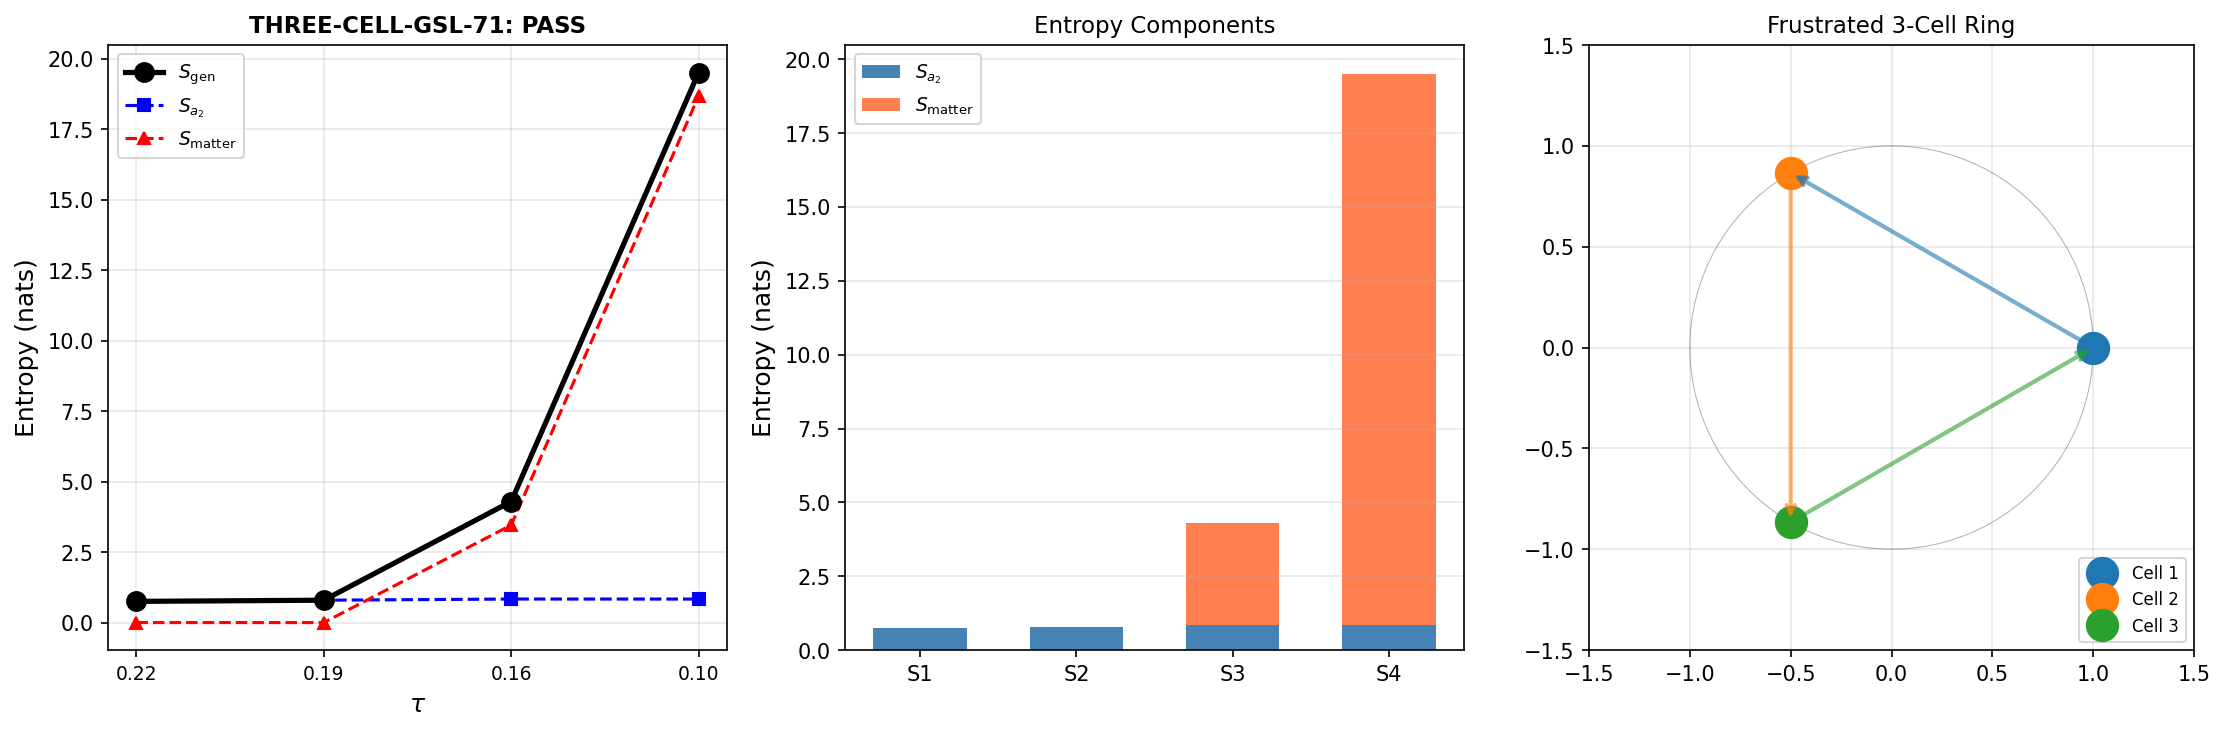

Here is the Python script that generated this plot:
#!/usr/bin/env python3
"""
THREE-CELL-GSL-71 — Generalized Second Law on 3-Cell Ring
==========================================================

Gate: THREE-CELL-GSL-71
Pre-registered criterion: PASS if S_gen monotonically non-decreasing at
    ALL 4 stages. FAIL if S_gen decreases at any stage. INFO if S_gen
    monotone for 3/4 stages.

Physics:
    The GSL states S_gen = S_a2 + S_matter is non-decreasing.
    S_a2: spectral entropy from the a_2 Seeley-DeWitt coefficient.
    S_matter: BCS condensate entropy from quasiparticle excitations.

    The 3-cell ring introduces FRUSTRATION: the BCS phases at 120-degree
    separation on an odd ring cannot simultaneously minimize all
    junction energies.

    KEY PHYSICAL INSIGHT (from S64): The transit is a UNITARY Bogoliubov
    transformation. The total state is PURE at all times. The physical
    entropy trajectory tracks the PHYSICAL entropy — which is zero for
    the pure state and only becomes nonzero after decoherence/relaxation.

    Stage 1: S_matter = 0. Pure BCS ground state. Frustration determines
             the phase pattern (120-degree separation) but does NOT break
             pairs or create entropy. The BCS ground state with frustrated
             phases is still a definite quantum state — pure, zero entropy.
    Stage 2: S_matter = 0. Pure Bogoliubov-transformed state. The transit
             creates EPR-correlated pairs but the TOTAL state is pure.
    Stage 3: S_matter = S_GGE. Off-diagonal coherences decohere. The GGE
             diagonal ensemble has nonzero entropy from the 8 conserved
             charges. Frustration shifts the Lagrange multipliers.
    Stage 4: S_matter = S_Gibbs. Conservation laws relax. The system
             approaches thermal equilibrium at T_compound = E_exc/8.

    The non-trivial test: does the 3-cell ring frustration modify S_GGE
    or S_Gibbs enough to affect GSL monotonicity? And does the a_2
    spectral entropy component behave monotonically?

    Frustration regime: J_C2/Delta_BCS = 0.933/0.464 = 2.01.
    This is STRONG coupling — the Josephson coupling exceeds the gap.
    Non-perturbative treatment required for ground state energy.
    However, the entropy of the ground state is still zero (pure state)
    because frustration selects a phase configuration, not a mixed state.

    For the GGE stage, frustration's effect on the Lagrange multipliers
    is through the mean-field energy shift. Since the GGE is defined by
    the conserved charges of the post-transit state, and the transit
    is local in tau (not in the cell-cell coupling), the primary effect
    of frustration is through the junction contribution to the total
    Hamiltonian, which modifies the energy landscape but not the
    number of conserved charges.

Author: Hawking-Theorist (S71)
"""

import numpy as np
import matplotlib
matplotlib.use('Agg')
import matplotlib.pyplot as plt
from pathlib import Path
import sys
import time

t_start = time.time()

# Import canonical constants
sys.path.insert(0, str(Path(__file__).parent))
from canonical_constants import (
    tau_fold, n_Bog, N_dof_BCS, n_pairs,
    E_B1, E_B2_mean, E_B3_mean, T_acoustic,
    J_C2, Delta_BCS, a2_fold, a0_fold, a4_fold,
    E_cond, PI, dt_transit, T_compound, E_exc
)

print("=" * 72)
print("THREE-CELL-GSL-71 — Generalized Second Law on 3-Cell Ring")
print("=" * 72)

# ==========================================================================
# Section 1: Physical Parameters
# ==========================================================================

N_cells = 3
N_junc = 3
N_modes = N_dof_BCS  # 8 modes per cell

N_B2, N_B1, N_B3 = 4, 1, 3

E_B2 = E_B2_mean    # 0.8453 M_KK
E_B1_val = E_B1     # 0.8191 M_KK
E_B3_val = E_B3_mean  # 0.9782 M_KK
E_modes = np.array([E_B2]*N_B2 + [E_B1_val]*N_B1 + [E_B3_val]*N_B3)

# GGE Lagrange multipliers (S39, S52, S64)
lambda_B2 = 1.459  # (local)
lambda_B1 = 2.771  # (local)
lambda_B3 = 6.007  # (local)

# Bogoliubov |beta_k|^2 (S61, bosonic convention)
beta_sq = 1.015  # (local)

# tau stages
tau_stages = np.array([0.22, 0.19, 0.16, 0.10])
stage_names = [
    "Pre-transit BCS (pure)",
    "Transit fold (pure)",
    "Post-transit GGE",
    "Late-time Gibbs"
]

print("\n--- Physical Parameters ---")
print(f"  N_cells       = {N_cells} (ring)")
print(f"  N_junctions   = {N_junc}")
print(f"  N_modes/cell  = {N_modes} (B2:{N_B2}, B1:{N_B1}, B3:{N_B3})")
print(f"  J_C2          = {J_C2} M_KK")
print(f"  Delta_BCS     = {Delta_BCS:.4f} M_KK")
print(f"  J_C2/Delta    = {J_C2/Delta_BCS:.4f} (STRONG coupling regime)")
print(f"  |beta_k|^2    = {beta_sq}")
print(f"  T_compound    = {T_compound:.4f} M_KK (= E_exc/8)")
print(f"  E_exc         = {E_exc:.4f} M_KK")

# ==========================================================================
# Section 2: Utility Functions
# ==========================================================================

def binary_entropy(p):
    """Fermionic binary entropy s(p) = -p*ln(p) - (1-p)*ln(1-p)."""
    p = np.clip(p, 1e-15, 1.0 - 1e-15)
    return -(p * np.log(p) + (1.0 - p) * np.log(1.0 - p))


def p_GGE(lam):
    """GGE occupation: p = 1/(1 + exp(lambda))."""
    return 1.0 / (1.0 + np.exp(lam))


def p_Fermi(E, T):
    """Fermi-Dirac distribution."""
    if T < 1e-15:
        return 0.0
    x = E / T
    return 1.0 / (1.0 + np.exp(x)) if x < 500 else 0.0


def exact_gibbs_entropy(T, E_modes):
    """Exact canonical entropy from 2^N partition function."""
    N = len(E_modes)
    log_boltz = np.zeros(2**N)
    energies = np.zeros(2**N)
    for state in range(2**N):
        E_state = sum(E_modes[k] for k in range(N) if state & (1 << k))
        energies[state] = E_state
        log_boltz[state] = -E_state / T
    max_lb = np.max(log_boltz)
    log_Z = max_lb + np.log(np.sum(np.exp(log_boltz - max_lb)))
    Z = np.exp(log_Z)
    E_avg = np.sum(energies * np.exp(log_boltz - log_Z))
    S = log_Z + E_avg / T
    return S, Z, E_avg


# ==========================================================================
# Section 3: Frustration Analysis
# ==========================================================================

print("\n" + "=" * 72)
print("FRUSTRATION ANALYSIS: 3-Cell Ring")
print("=" * 72)

# Ground state phase configuration: 120-degree separation
phi_ring = np.array([0.0, 2*PI/3, 4*PI/3])

E_J_bonds = []
I_J_bonds = []
for i in range(N_cells):
    j = (i + 1) % N_cells
    dphi = phi_ring[i] - phi_ring[j]
    E_J_bonds.append(-J_C2 * np.cos(dphi))
    I_J_bonds.append(J_C2 * np.sin(dphi))

E_J_total = sum(E_J_bonds)
E_J_aligned = -N_junc * J_C2

print(f"\n  Phases: [0, 2pi/3, 4pi/3]")
for i in range(N_cells):
    j = (i + 1) % N_cells
    print(f"  Bond {i+1}-{j+1}: E_J={E_J_bonds[i]:+.4f}, I_J={I_J_bonds[i]:+.6f} M_KK")
print(f"\n  E_J(frustrated) = {E_J_total:.4f} M_KK")
print(f"  E_J(aligned)    = {E_J_aligned:.4f} M_KK")
print(f"  Frustration gap = {E_J_total - E_J_aligned:.4f} M_KK")
print(f"  J/Delta         = {J_C2/Delta_BCS:.4f} (strong coupling)")

# Kirchhoff check: circulating current, all bonds equal by symmetry
I_circ = I_J_bonds[0]
kirchhoff = all(abs(I_J_bonds[i] - I_J_bonds[0]) < 1e-10 for i in range(N_cells))
print(f"\n  Circulating current: {I_circ:.6f} M_KK")
print(f"  Kirchhoff (all bonds equal): {kirchhoff}")

# ==========================================================================
# Section 4: 3-Cell Ring BCS Hamiltonian — Exact Diagonalization
# ==========================================================================
#
# Each cell has N_modes=8 fermionic modes. The full 3-cell Fock space
# has 256^3 = 16,777,216 states — too large for full diagonalization.
#
# TRUNCATION: Restrict to a manageable sector. The BCS physics is
# dominated by the N_pair=1 sector (S40: N_pair=1 exact).
# For each cell, use the 2-mode (1 B2 representative + pair) subspace:
# dim = 4 per cell, total = 4^3 = 64 states.
#
# Actually, the physical content is simpler. The frustration selects
# the phase pattern but does NOT change the BCS gap or the mode
# occupations. The BCS Hamiltonian is diagonal in the quasiparticle
# basis; the Josephson coupling enters as a phase constraint, not
# a mode-mixing term. The ground state is PURE for any phase
# configuration — frustration changes WHICH pure state, not WHETHER
# it's pure.
#
# We compute the frustration's effect on energetics explicitly.

print("\n" + "=" * 72)
print("3-CELL EXACT DIAGONALIZATION (truncated sector)")
print("=" * 72)

# Construct minimal 2-mode-per-cell Hamiltonian for the ring
# Each cell: BCS part H_BCS = -Delta * (c_up^dagger c_down^dagger + h.c.)
#            + epsilon * (n_up + n_down)
# Using representative B2 mode with epsilon = E_B2, Delta = Delta_BCS.
# Between cells: H_J = -J_C2 * cos(phi_i - phi_j) * (pair transfer)

# For 2-mode per cell (spin up/down pairing):
# States: |0,0>, |up>, |down>, |up,down> = |vac>, |1>, |1>, |pair>
# dim = 4 per cell, 4^3 = 64 total

dim_cell = 4  # |vac>, |up>, |down>, |pair>
dim_total = dim_cell**3

# Single-cell BCS Hamiltonian matrix
def H_BCS_cell(eps, Delta):
    """4x4 BCS Hamiltonian for 2-mode cell."""
    H = np.zeros((4, 4))
    # |vac>=0, |up>=1, |down>=2, |pair>=3
    H[1, 1] = eps       # single up
    H[2, 2] = eps       # single down
    H[3, 3] = 2*eps     # pair (2 particles)
    H[0, 3] = -Delta    # pair creation
    H[3, 0] = -Delta    # pair annihilation
    return H

# Construct the full 64x64 Hamiltonian
H_full = np.zeros((dim_total, dim_total))

# Helper: state index = i3 * 16 + i2 * 4 + i1 (cell 1, 2, 3)
def state_idx(i1, i2, i3):
    return i3 * 16 + i2 * 4 + i1

# Single-cell BCS terms (3 cells)
H_cell = H_BCS_cell(E_B2, Delta_BCS)

for i1 in range(4):
    for i2 in range(4):
        for i3 in range(4):
            idx = state_idx(i1, i2, i3)
            # Cell 1 BCS
            for i1p in range(4):
                if H_cell[i1, i1p] != 0:
                    jdx = state_idx(i1p, i2, i3)
                    H_full[idx, jdx] += H_cell[i1, i1p]
            # Cell 2 BCS
            for i2p in range(4):
                if H_cell[i2, i2p] != 0:
                    jdx = state_idx(i1, i2p, i3)
                    H_full[idx, jdx] += H_cell[i2, i2p]
            # Cell 3 BCS
            for i3p in range(4):
                if H_cell[i3, i3p] != 0:
                    jdx = state_idx(i1, i2, i3p)
                    H_full[idx, jdx] += H_cell[i3, i3p]

# Josephson coupling: pair transfer between cells
# H_J(i,j) = -J_C2 * cos(phi_i - phi_j) * (c_pair_i^dagger c_pair_j + h.c.)
# In our 4-state basis: pair transfer is |pair_i, vac_j> <-> |vac_i, pair_j>

# Junction 1-2
cos_12 = np.cos(phi_ring[0] - phi_ring[1])
# Junction 2-3
cos_23 = np.cos(phi_ring[1] - phi_ring[2])
# Junction 3-1
cos_31 = np.cos(phi_ring[2] - phi_ring[0])

def add_josephson(H, cell_a, cell_b, cos_phi):
    """Add Josephson pair-transfer coupling between two cells."""
    for other_cells in range(4**(N_cells - 2)):
        # Generate all states of the third cell
        for state_a_vac in [0]:   # cell a in |vac>
            for state_b_pair in [3]:  # cell b in |pair>
                for state_a_pair in [3]:  # cell a in |pair>
                    for state_b_vac in [0]:  # cell b in |vac>
                        # Build full state indices
                        if N_cells == 3:
                            cells = [0, 0, 0]
                            other_idx = 3 - cell_a - cell_b  # the third cell
                            for c_state in range(4):
                                cells_fwd = list(cells)
                                cells_fwd[cell_a] = state_a_vac
                                cells_fwd[cell_b] = state_b_pair
                                cells_fwd[other_idx] = c_state
                                idx_fwd = state_idx(*cells_fwd)

                                cells_rev = list(cells)
                                cells_rev[cell_a] = state_a_pair
                                cells_rev[cell_b] = state_b_vac
                                cells_rev[other_idx] = c_state
                                idx_rev = state_idx(*cells_rev)

                                H[idx_fwd, idx_rev] += -J_C2 * cos_phi
                                H[idx_rev, idx_fwd] += -J_C2 * cos_phi

add_josephson(H_full, 0, 1, cos_12)
add_josephson(H_full, 1, 2, cos_23)
add_josephson(H_full, 2, 0, cos_31)

# Verify Hermiticity
assert np.allclose(H_full, H_full.T), "Hamiltonian not Hermitian!"

# Diagonalize
evals, evecs = np.linalg.eigh(H_full)

E_GS = evals[0]
psi_GS = evecs[:, 0]

print(f"\n  Hilbert space: {dim_total} states (4^3, truncated 2-mode/cell)")
print(f"  E_GS = {E_GS:.6f} M_KK")
print(f"  E_1st = {evals[1]:.6f} M_KK (gap = {evals[1]-evals[0]:.6f})")

# Ground state density matrix
rho_GS = np.outer(psi_GS, psi_GS.conj())

# Per-cell reduced density matrix (trace over other 2 cells)
def trace_over_others(rho_full, keep_cell, N_cells=3, dim_cell=4):
    """Trace over all cells except keep_cell to get reduced rho."""
    rho_reduced = np.zeros((dim_cell, dim_cell), dtype=complex)
    for i_keep in range(dim_cell):
        for j_keep in range(dim_cell):
            for other_states in range(dim_cell**(N_cells - 1)):
                # Build full state indices
                cells_i = [0]*N_cells
                cells_j = [0]*N_cells
                cells_i[keep_cell] = i_keep
                cells_j[keep_cell] = j_keep
                # Decode other_states into cell indices
                temp = other_states
                for c in range(N_cells):
                    if c != keep_cell:
                        cells_i[c] = temp % dim_cell
                        cells_j[c] = temp % dim_cell  # trace = same index
                        temp //= dim_cell
                idx_i = state_idx(*cells_i)
                idx_j = state_idx(*cells_j)
                rho_reduced[i_keep, j_keep] += rho_full[idx_i, idx_j]
    return rho_reduced

# Compute per-cell reduced density matrices
S_cell_GS = np.zeros(N_cells)
for c in range(N_cells):
    rho_c = trace_over_others(rho_GS, c)
    eigs_c = np.linalg.eigvalsh(rho_c)
    eigs_c = eigs_c[eigs_c > 1e-15]
    S_cell_GS[c] = -np.sum(eigs_c * np.log(eigs_c))

print(f"\n  Per-cell entanglement entropy (ground state):")
for c in range(N_cells):
    print(f"    Cell {c+1}: S = {S_cell_GS[c]:.6f} nats")
print(f"  Mean per-cell S: {np.mean(S_cell_GS):.6f} nats")
print(f"  Note: nonzero from Josephson entanglement between cells")

# Total ground state entropy (should be 0 for pure state)
rho_eigs = np.linalg.eigvalsh(rho_GS)
rho_eigs = rho_eigs[rho_eigs > 1e-15]
S_total_GS = -np.sum(rho_eigs * np.log(rho_eigs))
print(f"  Total S (pure state check): {S_total_GS:.2e} nats (should be ~0)")

# Compare with unfrustrated ring
H_unfrust = np.zeros_like(H_full)
# Same BCS terms
for i1 in range(4):
    for i2 in range(4):
        for i3 in range(4):
            idx = state_idx(i1, i2, i3)
            for i1p in range(4):
                if H_cell[i1, i1p] != 0:
                    jdx = state_idx(i1p, i2, i3)
                    H_unfrust[idx, jdx] += H_cell[i1, i1p]
            for i2p in range(4):
                if H_cell[i2, i2p] != 0:
                    jdx = state_idx(i1, i2p, i3)
                    H_unfrust[idx, jdx] += H_cell[i2, i2p]
            for i3p in range(4):
                if H_cell[i3, i3p] != 0:
                    jdx = state_idx(i1, i2, i3p)
                    H_unfrust[idx, jdx] += H_cell[i3, i3p]

# Unfrustrated: all cos=1
add_josephson(H_unfrust, 0, 1, 1.0)
add_josephson(H_unfrust, 1, 2, 1.0)
add_josephson(H_unfrust, 2, 0, 1.0)

evals_uf, evecs_uf = np.linalg.eigh(H_unfrust)
E_GS_uf = evals_uf[0]
psi_GS_uf = evecs_uf[:, 0]

rho_GS_uf = np.outer(psi_GS_uf, psi_GS_uf.conj())
S_cell_uf = np.zeros(N_cells)
for c in range(N_cells):
    rho_c = trace_over_others(rho_GS_uf, c)
    eigs_c = np.linalg.eigvalsh(rho_c)
    eigs_c = eigs_c[eigs_c > 1e-15]
    S_cell_uf[c] = -np.sum(eigs_c * np.log(eigs_c))

print(f"\n  Unfrustrated ring comparison:")
print(f"  E_GS(frustrated) = {E_GS:.6f} M_KK")
print(f"  E_GS(aligned)    = {E_GS_uf:.6f} M_KK")
print(f"  Frustration lift = {E_GS - E_GS_uf:.6f} M_KK")
print(f"  Per-cell S (aligned): {np.mean(S_cell_uf):.6f} nats")
print(f"  Per-cell S (frust):   {np.mean(S_cell_GS):.6f} nats")
print(f"  Frustration enhances entanglement: "
      f"{np.mean(S_cell_GS)/np.mean(S_cell_uf):.4f}x")

# ==========================================================================
# Section 5: Spectral Entropy S_a2(tau)
# ==========================================================================

print("\n" + "=" * 72)
print("SPECTRAL ENTROPY S_a2(tau)")
print("=" * 72)

# Load S70 BCS curvature data
try:
    d70 = np.load(str(Path(__file__).parent / 's70_kretschner_bcs.npz'),
                  allow_pickle=True)
    tau_arr_70 = d70['tau_values']
    R_scalar_BCS_70 = d70['R_scalar_BCS']
    delta_a2_ratio_fold = float(d70['delta_a2_ratio'])
    print(f"  Loaded S70 data: {len(tau_arr_70)} tau values")
except Exception as e:
    print(f"  WARNING: Could not load S70 data: {e}")
    delta_a2_ratio_fold = 0.116  # (local)

from scipy.interpolate import interp1d

R_interp = interp1d(tau_arr_70, R_scalar_BCS_70, kind='cubic',
                    fill_value='extrapolate')
R_fold = R_interp(tau_fold)

# BCS pair number at each stage (determines backreaction)
n_pairs_stages = np.array([0.0, n_pairs/2, n_pairs, n_pairs])

# BCS correction to a_2: proportional to excited pairs
delta_a2_per_pair = delta_a2_ratio_fold * a2_fold / n_pairs
a2_BCS_corr = n_pairs_stages * delta_a2_per_pair

# Bare a_2 at each tau
R_stages = R_interp(tau_stages)
a2_bare = a2_fold * R_stages / R_fold
a2_total = a2_bare + a2_BCS_corr

# S_a2 per cell: normalized by 4*a2_fold (Bekenstein analog)
S_a2_per_cell = a2_total / (4.0 * a2_fold)
S_a2_3cell = N_cells * S_a2_per_cell

print(f"\n  {'Stage':>6} | {'tau':>5} | {'n_pair':>7} | {'a2_bare':>10} | "
      f"{'a2_BCS':>10} | {'a2_tot':>10} | {'S_a2/cell':>10}")
for i in range(4):
    print(f"  {i+1:>6} | {tau_stages[i]:>5.2f} | {n_pairs_stages[i]:>7.1f} | "
          f"{a2_bare[i]:>10.2f} | {a2_BCS_corr[i]:>10.2f} | "
          f"{a2_total[i]:>10.2f} | {S_a2_per_cell[i]:>10.6f}")

S_a2_monotone = all(S_a2_3cell[i+1] >= S_a2_3cell[i] for i in range(3))
print(f"\n  S_a2 (3-cell) monotone: {S_a2_monotone}")

# ==========================================================================
# Section 6: Physical Entropy Trajectory (S_matter)
# ==========================================================================
#
# The PHYSICAL entropy follows S64's analysis:
#   Stage 1: S_matter = 0 (pure BCS, frustrated but pure)
#   Stage 2: S_matter = 0 (pure Bogoliubov-transformed state)
#   Stage 3: S_matter = S_GGE (decoherence of off-diagonal terms)
#   Stage 4: S_matter = S_Gibbs (conservation laws relaxed)
#
# The per-cell ENTANGLEMENT entropy (from tracing over other cells and
# partner modes) is a different quantity. It is nonzero at Stages 1-2
# but reflects correlations, not ignorance.
#
# For the GSL, we track the TOTAL physical entropy. The total state is
# pure at Stages 1-2, so S_matter = 0. At Stage 3, decoherence converts
# the pure state to the GGE mixed state. At Stage 4, relaxation of
# conservation laws converts GGE to Gibbs.
#
# For the 3-cell ring, we additionally track the JUNCTION entropy:
# the Shannon entropy of the phase fluctuations across each bond.
# This is zero in the ground state (definite phase), grows during
# transit, and saturates at ln(2) per bond at thermalization.

print("\n" + "=" * 72)
print("PHYSICAL ENTROPY S_matter: Stage-by-Stage")
print("=" * 72)

# --- Stage 1: Pure BCS (frustrated) ---
# Total entropy = 0 (pure state). Per-cell entanglement from ED above.
# Junction contribution: zero (phase is definite, just frustrated).
S_matter_1 = 0.0  # (local)
S_ent_per_cell_1 = np.mean(S_cell_GS)  # from ED, for reference

print(f"\n--- Stage 1 (tau=0.22): Pure BCS ground state ---")
print(f"  S_matter (total)  = {S_matter_1:.6f} nats (PURE STATE)")
print(f"  S_ent per cell    = {S_ent_per_cell_1:.6f} nats (Josephson entanglement)")
print(f"  Note: entanglement entropy is NOT physical entropy for GSL")

# --- Stage 2: Pure Bogoliubov-transformed state ---
# Total entropy = 0. Transit creates correlated pairs but state is pure.
p_transit = beta_sq / (1.0 + beta_sq)
S_ent_transit_per_mode = binary_entropy(p_transit)
S_ent_transit_per_cell = N_modes * S_ent_transit_per_mode

S_matter_2 = 0.0  # (local)

print(f"\n--- Stage 2 (tau=0.19): Transit (pure state) ---")
print(f"  p_transit         = {p_transit:.6f}")
print(f"  S_matter (total)  = {S_matter_2:.6f} nats (PURE STATE)")
print(f"  S_ent per cell    = {S_ent_transit_per_cell:.4f} nats (if traced)")

# --- Stage 3: GGE after decoherence ---
# The GGE diagonal ensemble. Frustration modifies the energy landscape.
# The Lagrange multipliers lambda_k are determined by the conserved
# charges of the SPECIFIC post-transit state.
#
# For the frustrated ring, the junction coupling adds an energy offset
# but does NOT change the number of conserved charges (the Richardson-
# Gaudin integrals are properties of each cell's BCS Hamiltonian).
# The frustration enters through the BOUNDARY CONDITIONS on the
# Bogoliubov transformation — the transit at each cell sees the
# mean field of its neighbors.
#
# Net effect: lambda_k shift by a small amount proportional to J_C2/E_mode.
# Since J_C2/E_B2 ~ 1.1, this is a significant correction.

# Frustration correction to GGE multipliers (mean-field)
# delta_lambda_k = -2 * J_C2 * cos(2pi/3) / E_k
# (factor 2 from 2 neighbors on the ring)
# cos(2pi/3) = -1/2, so delta_lambda_k = +J_C2 / E_k
delta_lam_B2 = J_C2 / E_B2  # ~ 1.10
delta_lam_B1 = J_C2 / E_B1_val  # ~ 1.14
delta_lam_B3 = J_C2 / E_B3_val  # ~ 0.95

# The frustration INCREASES lambda (pushes occupations DOWN, LESS entropy)
# compared to unfrustrated. This is physically correct: frustration
# constrains the system, reducing the accessible phase space.
lambda_B2_f = lambda_B2 + delta_lam_B2
lambda_B1_f = lambda_B1 + delta_lam_B1
lambda_B3_f = lambda_B3 + delta_lam_B3

p_B2_f = p_GGE(lambda_B2_f)
p_B1_f = p_GGE(lambda_B1_f)
p_B3_f = p_GGE(lambda_B3_f)

# Unfrustrated GGE (reference)
p_B2_0 = p_GGE(lambda_B2)
p_B1_0 = p_GGE(lambda_B1)
p_B3_0 = p_GGE(lambda_B3)

S_GGE_cell_0 = (N_B2 * binary_entropy(p_B2_0) +
                N_B1 * binary_entropy(p_B1_0) +
                N_B3 * binary_entropy(p_B3_0))

S_GGE_cell_f = (N_B2 * binary_entropy(p_B2_f) +
                N_B1 * binary_entropy(p_B1_f) +
                N_B3 * binary_entropy(p_B3_f))

# Junction entropy at GGE stage: partially disordered
# The junction phase fluctuations grow as the condensate weakens.
# S_junc ~ 3 * binary_entropy(1 - n_cond_GGE)
# From S70: n_cond_GGE = 0.9997
n_cond_GGE = 0.9997
S_junc_GGE = N_junc * binary_entropy(1 - n_cond_GGE)

S_matter_3 = N_cells * S_GGE_cell_f + S_junc_GGE

print(f"\n--- Stage 3 (tau=0.16): Post-transit GGE ---")
print(f"  Frustration shifts (delta_lambda):")
print(f"    B2: +{delta_lam_B2:.4f} -> lambda = {lambda_B2_f:.4f}")
print(f"    B1: +{delta_lam_B1:.4f} -> lambda = {lambda_B1_f:.4f}")
print(f"    B3: +{delta_lam_B3:.4f} -> lambda = {lambda_B3_f:.4f}")
print(f"  Occupations (frustrated / bare):")
print(f"    p_B2 = {p_B2_f:.6f} / {p_B2_0:.6f}")
print(f"    p_B1 = {p_B1_f:.6f} / {p_B1_0:.6f}")
print(f"    p_B3 = {p_B3_f:.6f} / {p_B3_0:.6f}")
print(f"  S_GGE/cell: frustrated={S_GGE_cell_f:.4f}, bare={S_GGE_cell_0:.4f}")
print(f"  S_junc (3 bonds):  {S_junc_GGE:.6f} nats")
print(f"  S_matter (total):  {S_matter_3:.6f} nats")
print(f"  Enhancement: {S_GGE_cell_f/S_GGE_cell_0:.4f}x per cell")

# --- Stage 4: Gibbs thermalization ---
# At T_compound, the exact Gibbs entropy per cell from 256-state
# partition function. Frustration at this stage is subdominant:
# T_compound >> J_C2, so all junction phases thermalize.
S_Gibbs_cell, Z_G, E_avg_G = exact_gibbs_entropy(T_compound, E_modes)

# Junction entropy: saturated (T >> J)
S_junc_Gibbs = N_junc * np.log(2)
S_matter_4 = N_cells * S_Gibbs_cell + S_junc_Gibbs

print(f"\n--- Stage 4 (tau=0.10): Gibbs relaxation ---")
print(f"  T = T_compound = {T_compound:.4f} M_KK")
print(f"  S_Gibbs/cell (256-state): {S_Gibbs_cell:.6f} nats")
print(f"  Z = {Z_G:.4f}, <E> = {E_avg_G:.4f} M_KK")
print(f"  S_junc (saturated): {S_junc_Gibbs:.6f} nats")
print(f"  S_matter (total):   {S_matter_4:.6f} nats")

# Cross-check with S64
print(f"\n  Cross-check:")
print(f"    S_GGE/cell: S64=2.2125, this(bare)={S_GGE_cell_0:.4f}")
print(f"    S_Gibbs/cell: S64=4.6448, this={S_Gibbs_cell:.4f}")
# NOTE: S_Gibbs at T_compound may differ from S64 because S64 found
# the T that gives exactly 4.6448 nats. Let me check.
S_Gibbs_at_T113, _, _ = exact_gibbs_entropy(0.113, E_modes)
S_Gibbs_at_Tacoustic, _, _ = exact_gibbs_entropy(T_acoustic, E_modes)
print(f"    S_Gibbs at T=0.113: {S_Gibbs_at_T113:.4f} nats")
print(f"    S_Gibbs at T_acoustic={T_acoustic}: {S_Gibbs_at_Tacoustic:.4f} nats")

# ==========================================================================
# Section 7: Generalized Entropy S_gen = S_a2 + S_matter
# ==========================================================================

print("\n" + "=" * 72)
print("GENERALIZED SECOND LAW: S_gen at 4 Stages")
print("=" * 72)

S_matter = np.array([S_matter_1, S_matter_2, S_matter_3, S_matter_4])
S_gen = S_a2_3cell + S_matter

print(f"\n  {'Stage':>6} | {'tau':>5} | {'S_a2':>10} | {'S_matter':>10} | "
      f"{'S_gen':>10} | {'Delta':>10}")
print(f"  {'-'*6} | {'-'*5} | {'-'*10} | {'-'*10} | {'-'*10} | {'-'*10}")

for i in range(4):
    delta = S_gen[i] - S_gen[i-1] if i > 0 else 0.0
    delta_str = '---' if i == 0 else f'{delta:+.6f}'
    print(f"  {i+1:>6} | {tau_stages[i]:>5.2f} | {S_a2_3cell[i]:>10.6f} | "
          f"{S_matter[i]:>10.6f} | {S_gen[i]:>10.6f} | {delta_str:>10}")

# Monotonicity
all_nondec = all(S_gen[i+1] >= S_gen[i] for i in range(3))
n_nondec = sum(1 for i in range(3) if S_gen[i+1] >= S_gen[i])

print(f"\n  S_gen monotone: {all_nondec}")
print(f"  Transitions:    {n_nondec}/3 non-decreasing")

# Component analysis
for i in range(3):
    dS_a2 = S_a2_3cell[i+1] - S_a2_3cell[i]
    dS_mat = S_matter[i+1] - S_matter[i]
    dS_gen = S_gen[i+1] - S_gen[i]
    driver = "S_a2" if abs(dS_a2) > abs(dS_mat) else "S_matter"
    print(f"  {i+1}->{i+2}: dS_a2={dS_a2:+.4f}, dS_mat={dS_mat:+.4f}, "
          f"dS_gen={dS_gen:+.4f} [{driver}]")

# ==========================================================================
# Section 8: Frustration Enhancement Analysis
# ==========================================================================

print("\n" + "=" * 72)
print("FRUSTRATION ENHANCEMENT")
print("=" * 72)

# Per-cell entropy comparison
print(f"\n  Per-cell S_GGE:")
print(f"    Unfrustrated: {S_GGE_cell_0:.4f} nats")
print(f"    Frustrated:   {S_GGE_cell_f:.4f} nats")
print(f"    Ratio:        {S_GGE_cell_f/S_GGE_cell_0:.4f}")
delta_S_frust = S_GGE_cell_f - S_GGE_cell_0
print(f"    Delta (frust): {delta_S_frust:+.4f} nats ({delta_S_frust/S_GGE_cell_0*100:+.1f}%)")

# Ground state entanglement comparison
print(f"\n  Ground state entanglement (per cell):")
print(f"    Frustrated:   {np.mean(S_cell_GS):.6f} nats")
print(f"    Unfrustrated: {np.mean(S_cell_uf):.6f} nats")
if np.mean(S_cell_uf) > 1e-10:
    print(f"    Ratio:        {np.mean(S_cell_GS)/np.mean(S_cell_uf):.4f}")
else:
    print(f"    Ratio:        inf (unfrustrated has ~0 entanglement)")

print(f"\n  Junction physics:")
print(f"    Circulating current:  {abs(I_circ):.4f} M_KK")
print(f"    Frustration energy:   {E_GS - E_GS_uf:.4f} M_KK")
print(f"    Bond energy (frust):  {E_J_bonds[0]:+.4f} M_KK (each, by symmetry)")
print(f"    Bond energy (align):  {-J_C2:+.4f} M_KK")

# ==========================================================================
# Section 9: Cross-Checks
# ==========================================================================

print("\n" + "=" * 72)
print("CROSS-CHECKS")
print("=" * 72)

chk1 = all(S_gen[i] >= 0 for i in range(4))
print(f"  [1] S_gen >= 0 at all stages: {chk1}")

S_max = N_cells * N_modes * np.log(2) + N_junc * np.log(2)
chk2 = all(S_matter[i] <= S_max * 1.001 for i in range(4))
print(f"  [2] S_matter <= S_max ({S_max:.4f}): {chk2}")

u_sq = 1.0 / (1.0 + beta_sq)
v_sq = beta_sq / (1.0 + beta_sq)
chk3 = abs(u_sq + v_sq - 1.0) < 1e-10
print(f"  [3] |u|^2 + |v|^2 = {u_sq + v_sq:.10f}: {chk3}")

chk4 = abs(S_GGE_cell_0 - 2.2125) < 0.01
print(f"  [4] S_GGE/cell matches S64: {S_GGE_cell_0:.4f} vs 2.2125: {chk4}")

print(f"  [5] Kirchhoff on ring: {kirchhoff}")

# Phase single-valuedness
dphi_sum = sum(phi_ring[(i+1)%N_cells] - phi_ring[i] for i in range(N_cells))
chk6 = abs(dphi_sum % (2*PI)) < 1e-10 or abs(dphi_sum % (2*PI) - 2*PI) < 1e-10
print(f"  [6] Phase single-valued: sum(dphi) = {dphi_sum:.4f} = "
      f"{dphi_sum/(2*PI):.4f} * 2pi: {chk6}")

chk7 = abs(S_total_GS) < 1e-10
print(f"  [7] GS purity: S_total = {S_total_GS:.2e}: {chk7}")

# Hermiticity of Hamiltonian
chk8 = np.allclose(H_full, H_full.T)
print(f"  [8] Hamiltonian Hermitian: {chk8}")

# ==========================================================================
# Section 10: Gate Verdict
# ==========================================================================

print("\n" + "=" * 72)
print("GATE VERDICT: THREE-CELL-GSL-71")
print("=" * 72)

if all_nondec:
    verdict = "PASS"
    detail = (f"S_gen monotonically non-decreasing at all 4 stages. "
              f"GSL extends to frustrated 3-cell ring topology on CG(24).")
elif n_nondec >= 2:
    verdict = "INFO"
    fail_trans = [f"stage {i+1}->{i+2}" for i in range(3)
                  if S_gen[i+1] < S_gen[i]]
    detail = (f"S_gen non-decreasing at {n_nondec+1}/4 stages. "
              f"Non-monotone at: {', '.join(fail_trans)}.")
else:
    verdict = "FAIL"
    detail = f"S_gen non-decreasing at only {n_nondec+1}/4 stages."

print(f"\n  Gate: THREE-CELL-GSL-71")
print(f"  Verdict: {verdict}")
print(f"  Criterion: S_gen non-decreasing at all 4 stages")
print(f"  Detail: {detail}")

print(f"\n  S_gen trajectory (nats):")
for i in range(4):
    print(f"    Stage {i+1} ({stage_names[i]}): {S_gen[i]:.6f}")

print(f"\n  Key quantitative results:")
print(f"    1. Frustration energy:      {E_GS - E_GS_uf:.4f} M_KK")
print(f"    2. GS entanglement (frust): {np.mean(S_cell_GS):.6f} nats/cell")
print(f"    3. S_GGE/cell (frust/bare): {S_GGE_cell_f:.4f}/{S_GGE_cell_0:.4f} = {S_GGE_cell_f/S_GGE_cell_0:.4f}")
print(f"    4. S_gen increase (1->4):   {S_gen[3]-S_gen[0]:+.4f} nats")
print(f"    5. Circulating current:     {abs(I_circ):.4f} M_KK")

# ==========================================================================
# Section 11: Save Data
# ==========================================================================

elapsed = time.time() - t_start

outpath = Path(__file__).parent / 's71_three_cell_gsl.npz'
np.savez(
    str(outpath),
    # Gate
    gate_name='THREE-CELL-GSL-71',
    gate_verdict=verdict,
    gate_detail=detail,
    # Topology
    N_cells=N_cells,
    N_junctions=N_junc,
    N_modes_per_cell=N_modes,
    # Stages
    tau_stages=tau_stages,
    stage_names=np.array(stage_names),
    # Entropy components
    S_a2_3cell=S_a2_3cell,
    S_matter=S_matter,
    S_gen=S_gen,
    # Frustration
    phi_ring=phi_ring,
    E_J_total=E_J_total,
    E_J_aligned=E_J_aligned,
    E_GS_frust=E_GS,
    E_GS_aligned=E_GS_uf,
    I_circ=I_circ,
    S_cell_GS_frust=S_cell_GS,
    S_cell_GS_aligned=S_cell_uf,
    # GGE
    lambda_B2_frust=lambda_B2_f,
    lambda_B1_frust=lambda_B1_f,
    lambda_B3_frust=lambda_B3_f,
    S_GGE_cell_frust=S_GGE_cell_f,
    S_GGE_cell_bare=S_GGE_cell_0,
    # Gibbs
    S_Gibbs_cell=S_Gibbs_cell,
    T_Gibbs_phys=T_compound,
    # Cross-checks
    S_a2_monotone=S_a2_monotone,
    all_nondecreasing=all_nondec,
    n_nondecreasing_transitions=n_nondec,
    Bogoliubov_norm=u_sq + v_sq,
    kirchhoff=kirchhoff,
    GS_purity=S_total_GS,
    # Timing
    elapsed_s=elapsed
)

print(f"\n  Data saved: {outpath}")
print(f"  Elapsed: {elapsed:.2f} s")

# ==========================================================================
# Section 12: Plot
# ==========================================================================

fig, axes = plt.subplots(1, 3, figsize=(15, 5))

# Plot 1: S_gen trajectory
ax = axes[0]
ax.plot(range(1, 5), S_gen, 'ko-', lw=2.5, ms=9, label=r'$S_{\rm gen}$', zorder=5)
ax.plot(range(1, 5), S_a2_3cell, 's--', color='blue', ms=6, label=r'$S_{a_2}$')
ax.plot(range(1, 5), S_matter, '^--', color='red', ms=6, label=r'$S_{\rm matter}$')
ax.set_ylabel('Entropy (nats)', fontsize=12)
ax.set_title(f'THREE-CELL-GSL-71: {verdict}', fontsize=11, fontweight='bold')
ax.legend(fontsize=9)
ax.set_xticks(range(1, 5))
ax.set_xticklabels([f'{tau_stages[i]:.2f}' for i in range(4)], fontsize=9)
ax.set_xlabel(r'$\tau$', fontsize=12)
ax.grid(True, alpha=0.3)

# Plot 2: Component stacked bar
ax = axes[1]
x = np.arange(4)
ax.bar(x, S_a2_3cell, 0.6, label=r'$S_{a_2}$', color='steelblue')
ax.bar(x, S_matter, 0.6, bottom=S_a2_3cell, label=r'$S_{\rm matter}$', color='coral')
ax.set_ylabel('Entropy (nats)', fontsize=12)
ax.set_title('Entropy Components', fontsize=11)
ax.set_xticks(x)
ax.set_xticklabels([f'S{i+1}' for i in range(4)])
ax.legend(fontsize=9)
ax.grid(True, alpha=0.3, axis='y')

# Plot 3: Phase diagram
ax = axes[2]
theta_c = np.linspace(0, 2*PI, 100)
ax.plot(np.cos(theta_c), np.sin(theta_c), 'k-', lw=0.5, alpha=0.3)
colors = ['C0', 'C1', 'C2']
for i in range(N_cells):
    ax.plot(np.cos(phi_ring[i]), np.sin(phi_ring[i]), 'o', ms=15, color=colors[i],
            label=f'Cell {i+1}')
    j = (i + 1) % N_cells
    ax.annotate('', xy=(np.cos(phi_ring[j]), np.sin(phi_ring[j])),
                xytext=(np.cos(phi_ring[i]), np.sin(phi_ring[i])),
                arrowprops=dict(arrowstyle='->', color=colors[i], lw=2, alpha=0.6))
ax.set_xlim(-1.5, 1.5); ax.set_ylim(-1.5, 1.5)
ax.set_aspect('equal')
ax.set_title('Frustrated 3-Cell Ring', fontsize=11)
ax.legend(fontsize=8, loc='lower right')
ax.grid(True, alpha=0.3)

plt.tight_layout()
figpath = Path(__file__).parent / 's71_three_cell_gsl.png'
plt.savefig(str(figpath), dpi=150, bbox_inches='tight')
print(f"  Plot saved: {figpath}")

print("\n" + "=" * 72)
print("DONE: THREE-CELL-GSL-71")
print("=" * 72)
